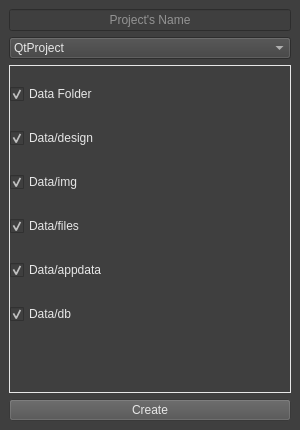
<?xml version="1.0" encoding="UTF-8"?>
<ui version="4.0">
 <class>MainWindow</class>
 <widget class="QMainWindow" name="MainWindow">
  <property name="geometry">
   <rect>
    <x>0</x>
    <y>0</y>
    <width>300</width>
    <height>430</height>
   </rect>
  </property>
  <property name="minimumSize">
   <size>
    <width>300</width>
    <height>430</height>
   </size>
  </property>
  <property name="maximumSize">
   <size>
    <width>1000</width>
    <height>1000</height>
   </size>
  </property>
  <property name="font">
   <font>
    <family>Times New Roman</family>
    <pointsize>20</pointsize>
    <weight>50</weight>
    <italic>false</italic>
    <bold>false</bold>
   </font>
  </property>
  <property name="windowTitle">
   <string>Project Creater</string>
  </property>
  <property name="windowIcon">
   <iconset>
    <normaloff>../img/Icon.ico</normaloff>../img/Icon.ico</iconset>
  </property>
  <property name="styleSheet">
   <string notr="true">background-color: rgb(63, 63, 63);
color: rgb(231, 231, 231);
selection-background-color: rgb(0, 0, 0);
font: 20pt &quot;Times New Roman&quot;;</string>
  </property>
  <property name="iconSize">
   <size>
    <width>256</width>
    <height>256</height>
   </size>
  </property>
  <widget class="QWidget" name="centralwidget">
   <layout class="QVBoxLayout" name="verticalLayout">
    <item>
     <layout class="QVBoxLayout" name="verticalLayout_2">
      <item>
       <widget class="QLineEdit" name="pName">
        <property name="layoutDirection">
         <enum>Qt::LeftToRight</enum>
        </property>
        <property name="styleSheet">
         <string notr="true"/>
        </property>
        <property name="text">
         <string/>
        </property>
        <property name="frame">
         <bool>true</bool>
        </property>
        <property name="alignment">
         <set>Qt::AlignCenter</set>
        </property>
        <property name="dragEnabled">
         <bool>false</bool>
        </property>
        <property name="placeholderText">
         <string>Project's Name</string>
        </property>
        <property name="clearButtonEnabled">
         <bool>true</bool>
        </property>
       </widget>
      </item>
      <item>
       <widget class="QComboBox" name="pType">
        <item>
         <property name="text">
          <string>QtProject</string>
         </property>
        </item>
        <item>
         <property name="text">
          <string>cmdProject</string>
         </property>
        </item>
        <item>
         <property name="text">
          <string>WebProject</string>
         </property>
        </item>
       </widget>
      </item>
      <item>
       <widget class="QStackedWidget" name="pTypes">
        <property name="frameShape">
         <enum>QFrame::Box</enum>
        </property>
        <property name="currentIndex">
         <number>0</number>
        </property>
        <widget class="QWidget" name="page_0">
         <widget class="QWidget" name="verticalLayoutWidget_2">
          <property name="geometry">
           <rect>
            <x>0</x>
            <y>0</y>
            <width>280</width>
            <height>281</height>
           </rect>
          </property>
          <layout class="QVBoxLayout" name="verticalLayout_4">
           <item>
            <widget class="QCheckBox" name="Qt_1">
             <property name="enabled">
              <bool>true</bool>
             </property>
             <property name="sizePolicy">
              <sizepolicy hsizetype="Minimum" vsizetype="Fixed">
               <horstretch>0</horstretch>
               <verstretch>0</verstretch>
              </sizepolicy>
             </property>
             <property name="cursor">
              <cursorShape>PointingHandCursor</cursorShape>
             </property>
             <property name="text">
              <string>Data Folder</string>
             </property>
             <property name="checked">
              <bool>true</bool>
             </property>
             <property name="autoRepeat">
              <bool>true</bool>
             </property>
            </widget>
           </item>
           <item>
            <widget class="QCheckBox" name="Qt_2">
             <property name="sizePolicy">
              <sizepolicy hsizetype="Minimum" vsizetype="Fixed">
               <horstretch>0</horstretch>
               <verstretch>0</verstretch>
              </sizepolicy>
             </property>
             <property name="cursor">
              <cursorShape>PointingHandCursor</cursorShape>
             </property>
             <property name="text">
              <string>Data/design</string>
             </property>
             <property name="checked">
              <bool>true</bool>
             </property>
            </widget>
           </item>
           <item>
            <widget class="QCheckBox" name="Qt_3">
             <property name="cursor">
              <cursorShape>PointingHandCursor</cursorShape>
             </property>
             <property name="text">
              <string>Data/img</string>
             </property>
             <property name="checked">
              <bool>true</bool>
             </property>
            </widget>
           </item>
           <item>
            <widget class="QCheckBox" name="Qt_4">
             <property name="cursor">
              <cursorShape>PointingHandCursor</cursorShape>
             </property>
             <property name="text">
              <string>Data/files</string>
             </property>
             <property name="checked">
              <bool>true</bool>
             </property>
            </widget>
           </item>
           <item>
            <widget class="QCheckBox" name="Qt_5">
             <property name="cursor">
              <cursorShape>PointingHandCursor</cursorShape>
             </property>
             <property name="text">
              <string>Data/appdata</string>
             </property>
             <property name="checked">
              <bool>true</bool>
             </property>
            </widget>
           </item>
           <item>
            <widget class="QCheckBox" name="Qt_6">
             <property name="cursor">
              <cursorShape>PointingHandCursor</cursorShape>
             </property>
             <property name="text">
              <string>Data/db</string>
             </property>
             <property name="checked">
              <bool>true</bool>
             </property>
            </widget>
           </item>
          </layout>
         </widget>
        </widget>
        <widget class="QWidget" name="page_1">
         <widget class="QWidget" name="verticalLayoutWidget_3">
          <property name="geometry">
           <rect>
            <x>0</x>
            <y>0</y>
            <width>280</width>
            <height>281</height>
           </rect>
          </property>
          <layout class="QVBoxLayout" name="verticalLayout_5">
           <item>
            <widget class="QCheckBox" name="cmd_1">
             <property name="enabled">
              <bool>true</bool>
             </property>
             <property name="cursor">
              <cursorShape>PointingHandCursor</cursorShape>
             </property>
             <property name="text">
              <string>Data Folder</string>
             </property>
             <property name="checked">
              <bool>true</bool>
             </property>
             <property name="autoRepeat">
              <bool>true</bool>
             </property>
            </widget>
           </item>
           <item>
            <widget class="QCheckBox" name="cmd_2">
             <property name="cursor">
              <cursorShape>PointingHandCursor</cursorShape>
             </property>
             <property name="text">
              <string>Data/img</string>
             </property>
             <property name="checked">
              <bool>true</bool>
             </property>
            </widget>
           </item>
           <item>
            <widget class="QCheckBox" name="cmd_3">
             <property name="cursor">
              <cursorShape>PointingHandCursor</cursorShape>
             </property>
             <property name="text">
              <string>Data/files</string>
             </property>
             <property name="checked">
              <bool>true</bool>
             </property>
            </widget>
           </item>
           <item>
            <widget class="QCheckBox" name="cmd_4">
             <property name="cursor">
              <cursorShape>PointingHandCursor</cursorShape>
             </property>
             <property name="text">
              <string>Data/appdata</string>
             </property>
             <property name="checked">
              <bool>true</bool>
             </property>
            </widget>
           </item>
           <item>
            <widget class="QCheckBox" name="cmd_5">
             <property name="cursor">
              <cursorShape>PointingHandCursor</cursorShape>
             </property>
             <property name="text">
              <string>Data/db</string>
             </property>
             <property name="checked">
              <bool>true</bool>
             </property>
            </widget>
           </item>
          </layout>
         </widget>
        </widget>
        <widget class="QWidget" name="page_2">
         <widget class="QWidget" name="verticalLayoutWidget">
          <property name="geometry">
           <rect>
            <x>0</x>
            <y>0</y>
            <width>280</width>
            <height>281</height>
           </rect>
          </property>
          <layout class="QVBoxLayout" name="verticalLayout_3">
           <item>
            <widget class="QCheckBox" name="web_1">
             <property name="enabled">
              <bool>true</bool>
             </property>
             <property name="cursor">
              <cursorShape>PointingHandCursor</cursorShape>
             </property>
             <property name="text">
              <string>Templates Folder</string>
             </property>
             <property name="checked">
              <bool>true</bool>
             </property>
             <property name="autoRepeat">
              <bool>true</bool>
             </property>
            </widget>
           </item>
           <item>
            <widget class="QCheckBox" name="web_2">
             <property name="cursor">
              <cursorShape>PointingHandCursor</cursorShape>
             </property>
             <property name="text">
              <string>Static Folder</string>
             </property>
             <property name="checked">
              <bool>true</bool>
             </property>
            </widget>
           </item>
           <item>
            <widget class="QCheckBox" name="web_3">
             <property name="cursor">
              <cursorShape>PointingHandCursor</cursorShape>
             </property>
             <property name="text">
              <string>Static/img</string>
             </property>
             <property name="checked">
              <bool>true</bool>
             </property>
            </widget>
           </item>
           <item>
            <widget class="QCheckBox" name="web_4">
             <property name="cursor">
              <cursorShape>PointingHandCursor</cursorShape>
             </property>
             <property name="text">
              <string>Static/css</string>
             </property>
             <property name="checked">
              <bool>true</bool>
             </property>
            </widget>
           </item>
           <item>
            <widget class="QCheckBox" name="web_5">
             <property name="cursor">
              <cursorShape>PointingHandCursor</cursorShape>
             </property>
             <property name="text">
              <string>Static/appdata</string>
             </property>
             <property name="checked">
              <bool>true</bool>
             </property>
            </widget>
           </item>
           <item>
            <widget class="QCheckBox" name="web_6">
             <property name="cursor">
              <cursorShape>PointingHandCursor</cursorShape>
             </property>
             <property name="text">
              <string>Static/files</string>
             </property>
             <property name="checked">
              <bool>true</bool>
             </property>
            </widget>
           </item>
           <item>
            <widget class="QCheckBox" name="web_7">
             <property name="cursor">
              <cursorShape>PointingHandCursor</cursorShape>
             </property>
             <property name="text">
              <string>Static/db</string>
             </property>
             <property name="checked">
              <bool>true</bool>
             </property>
            </widget>
           </item>
          </layout>
         </widget>
        </widget>
       </widget>
      </item>
     </layout>
    </item>
    <item>
     <widget class="QPushButton" name="createBTN">
      <property name="styleSheet">
       <string notr="true">background-color: rgb(80, 80, 80)</string>
      </property>
      <property name="text">
       <string>Create</string>
      </property>
     </widget>
    </item>
   </layout>
  </widget>
 </widget>
 <resources/>
 <connections/>
</ui>
